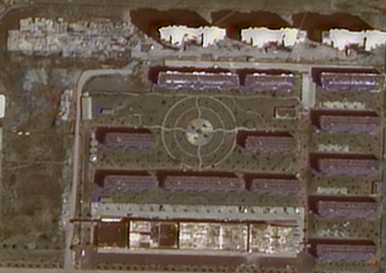
#> input picture data/sub1.tif, 386 x 273 px
$ python Shadow_Detection.py   (older library calls are emulated)
#> lines starting #> are read from the running program, lines starting #| are printed output that depends on the picture; after the words box and inside, x2 and y2 are one past the last pixel; in counts of white or black regions, pixels touching at a corner belong together
import cv2
import gc
import numpy as np
import pandas as pd
#import rasterio
from skimage.color import lab2lch, rgb2lab
from skimage.exposure import rescale_intensity
from skimage.morphology import disk
from sklearn.cluster import KMeans

def tif_read(image_file):
#> called with image_file = './data/sub1.tif'
    tif=cv2.imread(image_file,-1)
#> tif is the input picture: shape (273, 386, 4) uint16; mean B, G, R, A 328.3, 381.1, 444.3, 378.9
    if tif.shape[-1]==3:
        src=tif
    else:
        tif_rgb=tif[:,:,0:3]
        src = cv2.normalize(tif_rgb, dst=None, alpha=0, beta=255, norm_type=cv2.NORM_MINMAX)
        src = src[...,[2,1,0]]
        src=np.array(src,dtype='uint8')
    cv2.imwrite("./src.jpg",src)
    return src


def shadow_detection(image_file, shadow_mask_file, convolve_window_size = 5, num_thresholds = 3, struc_elem_size = 3):
    """
    This function is used to detect shadow - covered areas in an image, as proposed in the paper
    'Near Real - Time Shadow Detection and Removal in Aerial Motion Imagery Application' by Silva G.F., Carneiro G.B.,
    Doth R., Amaral L.A., de Azevedo D.F.G. (2017)

    Inputs:
    - image_file: Path of image to be processed for shadow removal. It is assumed that the first 3 channels are ordered as
                  Red, Green and Blue respectively
    - shadow_mask_file: Path of shadow mask to be saved
    - convolve_window_size: Size of convolutional matrix filter to be used for blurring of specthem ratio image
    - num_thresholds: Number of thresholds to be used for automatic multilevel global threshold determination
    - struc_elem_size: Size of disk - shaped structuring element to be used for morphological closing operation

    Outputs:
    - shadow_mask: Shadow mask for input image

    """

    if (convolve_window_size % 2 == 0):
        raise ValueError('Please make sure that convolve_window_size is an odd integer')

    #buffer = int((convolve_window_size - 1) / 2)

    src=tif_read(image_file)
    img = cv2.cvtColor(src, cv2.COLOR_BGR2RGB)
    a=img.shape[0]
#> a = 273
    num_thresholds=int(0.01747*a+2.106)
#> num_thresholds = 6
    if num_thresholds<3:
        num_thresholds=3
    if num_thresholds>9:
        num_thresholds=10

# [4 lines of commented-out code are left out]


    lch_img = np.float32(lab2lch(rgb2lab(img)))
#> lch_img: shape (273, 386, 3) float32; mean of channels 0, 1, 2 37.2, 11, 4.6


    l_norm = rescale_intensity(lch_img[:, :, 0], out_range = (0, 1))
    h_norm = rescale_intensity(lch_img[:, :, 2], out_range = (0, 1))
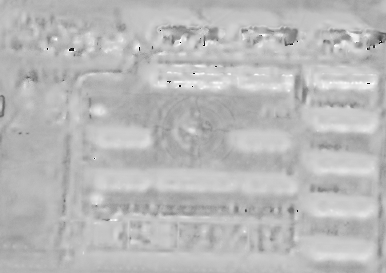
#> h_norm: shape (273, 386) float32; min 0, max 1, mean 0.728
    sr_img = (h_norm + 1) / (l_norm + 1)
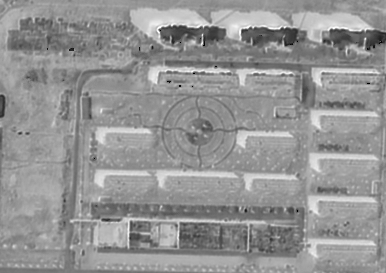
#> sr_img: shape (273, 386) float32; min 0.524, max 1.81, mean 1.27; drawn with min black and max white
    log_sr_img = np.log(sr_img + 1)

    del l_norm, h_norm, sr_img
    gc.collect()


    avg_kernel = np.ones((convolve_window_size, convolve_window_size)) / (convolve_window_size ** 2)
    blurred_sr_img = cv2.filter2D(log_sr_img, ddepth = -1, kernel = avg_kernel)
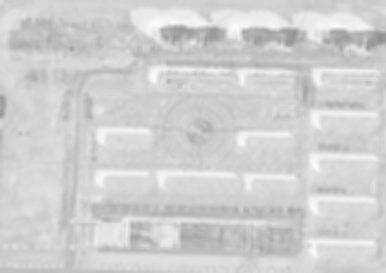
#> blurred_sr_img: shape (273, 386) float32; min 0.553, max 0.99, mean 0.818


    del log_sr_img
    gc.collect()


    flattened_sr_img = blurred_sr_img.flatten().reshape((-1, 1))
    labels = KMeans(n_clusters = num_thresholds + 1, max_iter = 10000).fit(flattened_sr_img).labels_
    flattened_sr_img = flattened_sr_img.flatten()
    df = pd.DataFrame({'sample_pixels': flattened_sr_img, 'cluster': labels})
#> df = table of 105378 rows and 2 columns
    threshold_value = df.groupby(['cluster']).min().max()[0]
#> threshold_value = 0.893
    df['Segmented'] = np.uint8(df['sample_pixels'] >= threshold_value)


    del blurred_sr_img, flattened_sr_img, labels, threshold_value
    gc.collect()


    shadow_mask_initial = np.array(df['Segmented']).reshape((img.shape[0], img.shape[1]))
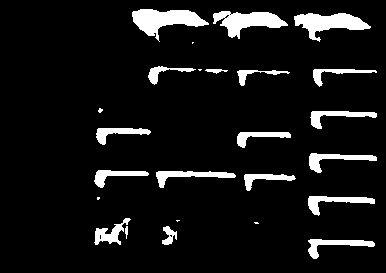
#> shadow_mask_initial: shape (273, 386); values 0 (black) and 1 (white), 8.2% white; 25 white regions (6 under 20 px), largest, box (x1, y1, x2, y2) and area: (132, 9, 209, 42) 1204, (294, 13, 371, 42) 1070, (213, 11, 288, 39) 1051
    struc_elem = disk(struc_elem_size)
    shadow_mask = np.expand_dims(np.uint8(cv2.morphologyEx(shadow_mask_initial, cv2.MORPH_CLOSE, struc_elem)), axis = 0)
    #shadow_mask*=255
    #print(shadow_mask.shape) #(1,273,386)

    del df, shadow_mask_initial, struc_elem
    gc.collect()


#    metadata['count'] = 1
#    with rasterio.open(shadow_mask_file, 'w', **metadata) as dst:
#        dst.write(shadow_mask)
    cv2.imwrite(shadow_mask_file,shadow_mask[0])

    mask=shadow_mask[0]
    _,contours,hierarchy = cv2.findContours(mask, cv2.RETR_TREE, cv2.CHAIN_APPROX_SIMPLE)
#> contours = 24 contours, 6 with area under 20; largest, box (x1, y1, x2, y2) and area: (132, 9, 210, 42) 1124, (294, 13, 371, 42) 1006, (213, 11, 288, 39) 1002, (94, 218, 131, 245) 424, (156, 171, 236, 188) 423
    img = img[:, :, ::-1]
    img[..., 2] = np.where(mask == 1, 255, img[..., 2])
#> img: shape (273, 386, 3); mean R, G, B 104.6, 89.7, 96.6
    cv2.imwrite("img_mask.jpg",img)

    return src,shadow_mask[0]


def shadow_correction(image_file, shadow_mask_file, corrected_image_file, exponent = 1):
    """
    This function is used to adjust brightness for shadow - covered areas in an image, as proposed in the paper
    'Near Real - Time Shadow Detection and Removal in Aerial Motion Imagery Application' by Silva G.F., Carneiro G.B.,
    Doth R., Amaral L.A., de Azevedo D.F.G. (2017)

    Inputs:
    - image_file: Path of 3 - channel (red, green, blue) image to be processed for shadow removal
    - shadow_mask_file: Path of shadow mask for corresponding input image
    - corrected_image_file: Path of corrected image to be saved
    - exponent: Exponent to be used for the calculcation of statistics for unshaded and shaded areas

    Outputs:
    - corrected_img: Corrected input image

    """
#> called with image_file = './data/sub1.tif', shadow_mask_file = './mask.jpg', corrected_image_file = './result.jpg', exponent = 1

#    with rasterio.open(image_file) as f:
#        metadata = f.profile
#        img = rescale_intensity(np.transpose(f.read(tuple(np.arange(metadata['count']) + 1)), [1, 2, 0]), out_range = 'uint8')

    src=tif_read(image_file)
    img = cv2.cvtColor(src, cv2.COLOR_BGR2RGB)

#    with rasterio.open(shadow_mask_file) as s:
#        shadow_mask = s.read(1)
    shadow_mask=cv2.imread(shadow_mask_file,0)
#> shadow_mask: shape (273, 386); min 0, max 2, mean 0.0832
    print(shadow_mask.shape)
#| (273, 386)

    corrected_img = np.zeros((img.shape), dtype = np.uint8)
    non_shadow_mask = np.uint8(shadow_mask == 0)
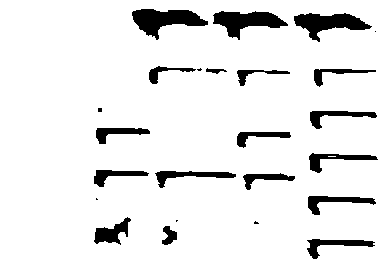
#> non_shadow_mask: shape (273, 386); values 0 (black) and 1 (white), 91.7% white; 24 black regions (6 under 20 px), largest, box (x1, y1, x2, y2) and area: (132, 9, 208, 40) 1197, (213, 11, 288, 40) 1081, (294, 13, 372, 42) 1075


    for i in range(img.shape[2]):
        shadow_area_mask = shadow_mask * img[:, :, i]
        non_shadow_area_mask = non_shadow_mask * img[:, :, i]
        shadow_stats = np.float32(np.mean(((shadow_area_mask ** exponent) / np.sum(shadow_mask))) ** (1 / exponent))
        non_shadow_stats = np.float32(np.mean(((non_shadow_area_mask ** exponent) / np.sum(non_shadow_mask))) ** (1 / exponent))
        mul_ratio = ((non_shadow_stats - shadow_stats) / shadow_stats) + 1
        corrected_img[:, :, i] = np.uint8(non_shadow_area_mask + np.clip(shadow_area_mask * mul_ratio, 0, 255))
#> this loop made 3 passes
#> (shadow_stats, non_shadow_stats, mul_ratio) on passes 1 to 3: (0.000242, 0.000778, 3.22), (0.000364, 0.000896, 2.46), (0.000625, 0.00103, 1.64)
#> pass 1, in shadow_correction, `non_shadow_area_mask = non_shadow_mask * img[:, :, i]`:
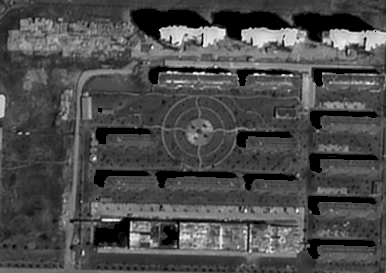
#> non_shadow_area_mask: shape (273, 386); min 0, max 255, mean 75.2


#    with rasterio.open(corrected_image_file, 'w', **metadata) as dst:
#        dst.write(np.transpose(corrected_img, [2, 0, 1]))

    cv2.imwrite(corrected_image_file,cv2.cvtColor(corrected_img, cv2.COLOR_RGB2BGR))
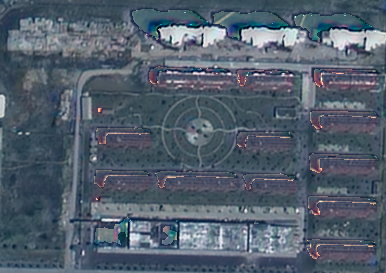
#> saved as result.jpg: shape (273, 386, 3); mean B, G, R 108.1, 94.4, 81.9

    return cv2.cvtColor(corrected_img, cv2.COLOR_RGB2BGR)

if __name__=='__main__':
    #sub2、5、6、7效果不好
    #sub1 5 5 3 (273,386)
    #sub2 5 10 3 (416,427)
    #sub3 5 7 3 (202,253)
    #sub4 5 3 3 (63,98)
    #sub5 5 5 3 (190,158)
    #sub6 5 4 3 (120,154)
    #sub7 5 10 3 (479,948)
    #sub8 5 8 3 (269,620)
    image_file='./data/sub1.tif'
    mask_file='./mask.jpg'
    result_file='./result.jpg'
    rgb,mask=shadow_detection(image_file, mask_file)
    corrected=shadow_correction(image_file,mask_file,result_file)


    cv2.imshow("rgb",rgb)
    cv2.imshow("mask",mask*255)
    cv2.imshow("corrected",corrected)

    cv2.waitKey(0)
    cv2.destroyAllWindows()

$ run again, with data/sub2.tif copied over data/sub1.tif
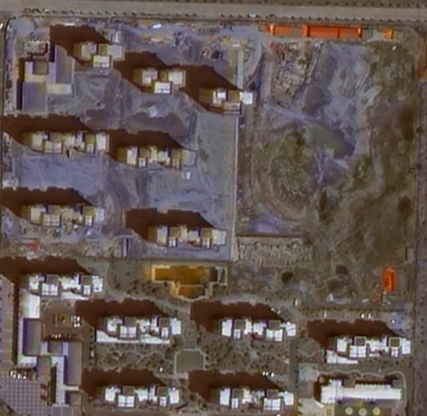
#> input picture data/sub2.tif, 427 x 416 px
#> in tif_read, tif is the input picture: shape (416, 427, 4) uint16; mean B, G, R, A 357.1, 377.6, 433.3, 360.9
#> lch_img: shape (416, 427, 3) float32; mean of channels 0, 1, 2 36.9, 10.1, 4.5
#> df = table of 177632 rows and 2 columns
#> threshold_value = 0.93
#> in shadow_detection, `shadow_mask_initial = np.array(df['Segmented']).reshape((img.shape[0],..`:
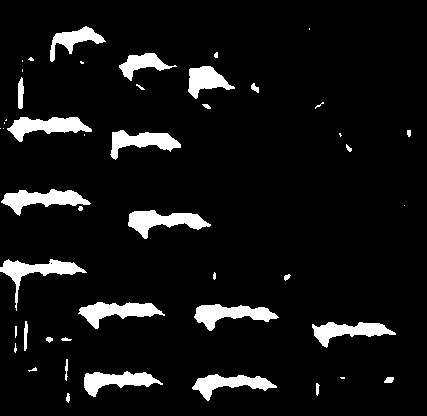
#> shadow_mask_initial: shape (416, 427); values 0 (black) and 1 (white), 7.6% white; 47 white regions (16 under 20 px), largest, box (x1, y1, x2, y2) and area: (128, 210, 211, 239) 1134, (1, 189, 91, 216) 1128, (194, 304, 279, 331) 1090
#> contours = 43 contours, 22 with area under 20; largest, box (x1, y1, x2, y2) and area: (0, 189, 91, 216) 1080, (128, 210, 211, 239) 1044, (194, 304, 279, 331) 1004, (3, 117, 92, 142) 1000, (78, 302, 165, 329) 998
#| (416, 427)
#> non_shadow_mask: shape (416, 427); values 0 (black) and 1 (white), 92.3% white; 47 black regions (18 under 20 px), largest, box (x1, y1, x2, y2) and area: (0, 189, 90, 215) 1162, (128, 210, 211, 239) 1157, (195, 304, 279, 331) 1084
#> the loop in shadow_correction, `for i in range(img.shape[2]):` made 3 passes
#> (shadow_stats, non_shadow_stats, mul_ratio) on passes 1 to 3: (0.000121, 0.000494, 4.07), (0.000191, 0.000517, 2.71), (0.000332, 0.000584, 1.76)
#> in shadow_correction, `cv2.imwrite(corrected_image_file,cv2.cvtColor(corrected_img, cv2.COLOR..`:
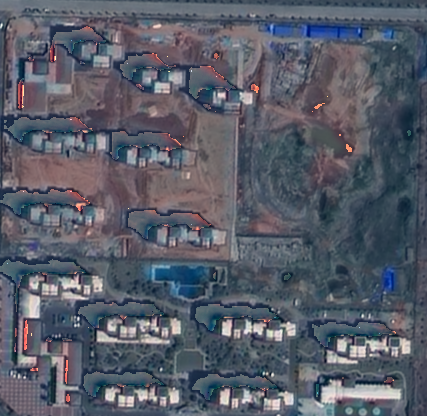
#> saved as result.jpg: shape (416, 427, 3); mean B, G, R 103.7, 91.9, 87.7

$ run again, with data/sub3.tif copied over data/sub1.tif
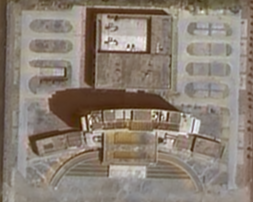
#> input picture data/sub3.tif, 253 x 202 px
#> in tif_read, tif is the input picture: shape (202, 253, 4) uint16; mean B, G, R, A 463.8, 509.9, 556.7, 419.5
#> lch_img: shape (202, 253, 3) float32; mean of channels 0, 1, 2 52.4, 8.5, 4.5
#> df = table of 51106 rows and 2 columns
#> threshold_value = 0.899
#> in shadow_detection, `shadow_mask_initial = np.array(df['Segmented']).reshape((img.shape[0],..`:
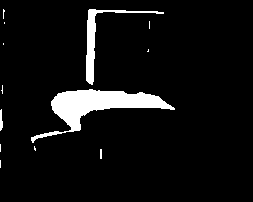
#> shadow_mask_initial: shape (202, 253); values 0 (black) and 1 (white), 6.5% white; 13 white regions (9 under 20 px), largest, box (x1, y1, x2, y2) and area: (31, 89, 175, 143) 2452, (86, 9, 164, 85) 756, (0, 109, 3, 131) 49, (100, 149, 102, 159) 20
#> contours = 13 contours, 10 with area under 20; largest, box (x1, y1, x2, y2) and area: (31, 87, 175, 143) 2286, (86, 9, 164, 86) 612, (0, 109, 3, 131) 27
#| (202, 253)
#> non_shadow_mask: shape (202, 253); values 0 (black) and 1 (white), 93.5% white; 10 black regions (4 under 20 px), largest, box (x1, y1, x2, y2) and area: (50, 87, 174, 132) 2343, (86, 9, 164, 85) 751, (31, 131, 64, 144) 114, (0, 109, 2, 131) 42, (0, 10, 5, 17) 21, (100, 149, 102, 160) 21
#> the loop in shadow_correction, `for i in range(img.shape[2]):` made 3 passes
#> (shadow_stats, non_shadow_stats, mul_ratio) on passes 1 to 3: (0.000604, 0.00238, 3.94), (0.000998, 0.00259, 2.6), (0.00154, 0.0028, 1.81)
#> in shadow_correction, `cv2.imwrite(corrected_image_file,cv2.cvtColor(corrected_img, cv2.COLOR..`:
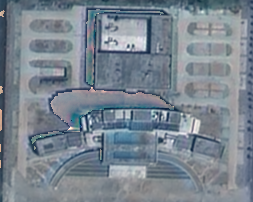
#> saved as result.jpg: shape (202, 253, 3); mean B, G, R 143.1, 132.5, 121.6
